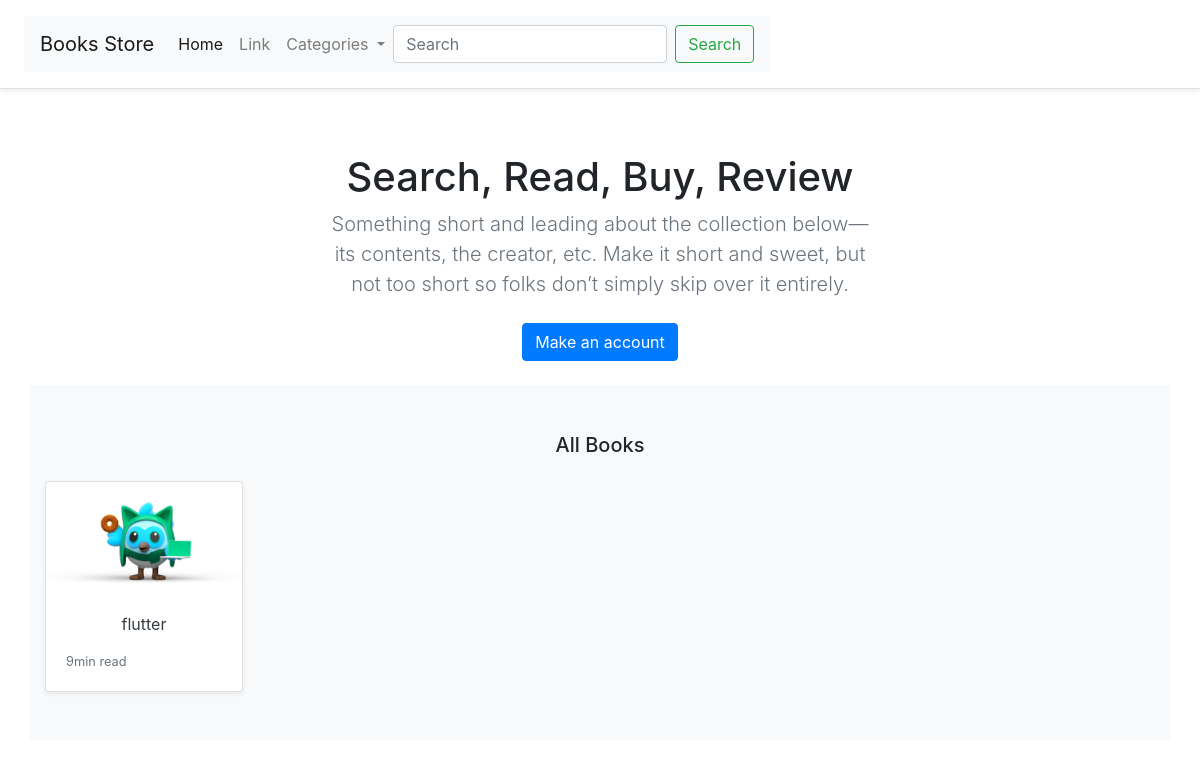
The app's page /, older data.
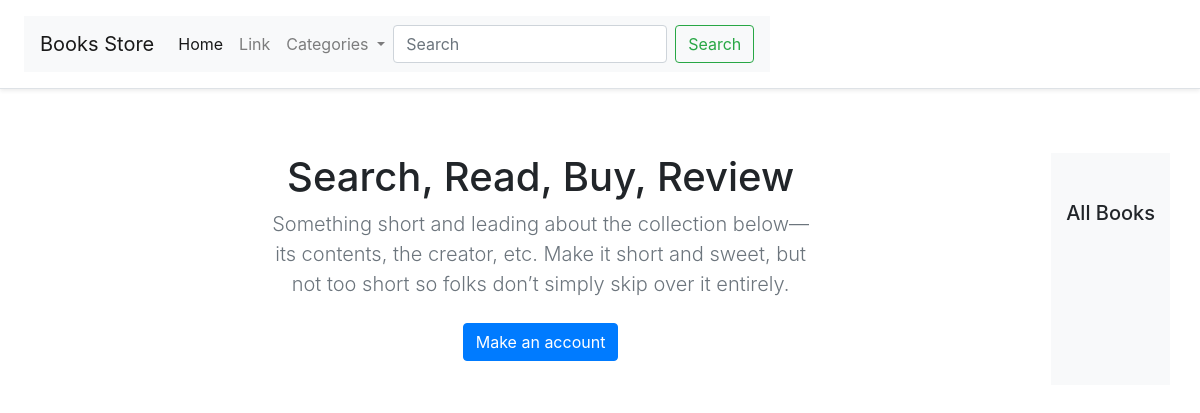
The same page, newer data.
### store/models.py (models this page shows, shortened)
class Product(models.Model):
    category = models.ForeignKey(Category,related_name='product',on_delete=models.CASCADE)
    created_by = models.ForeignKey(User,on_delete=models.CASCADE , related_name="product_creator")
    title = models.CharField(max_length=255 )
    author = models.CharField(max_length=255 , default="admin")
    description = models.TextField(blank=True)
    image = models.ImageField(upload_to='images/')
    slug = models.SlugField(max_length=255 )
    price= models.DecimalField(max_digits=4, decimal_places=2)
    in_stock = models.BooleanField(default=True)
    is_active = models.BooleanField(default=True)
    created = models.DateTimeField(auto_now_add=True)
    updated= models.DateTimeField(auto_now=True)
    class Meta:
        verbose_name_plural = 'products'
        ordering = ['-created']

### store/views.py (the view)
# urls.py: path('', views.all_products , name='all_products'),
def all_products(request):
    product = Product.objects.all()
    return render(request  , 'store/home.html' , {'products' : product})
    print(product)

### store/views.py (called while the page is built)
def categories(request):
    return {
        "categories": Category.objects.all(),
    }

### templates/store/home.html (shortened to what this page needs)
{% extends "./base.html" %} {% load static %} {% block title %} Home {% endblock %} {% block content %}
<section class="py-5 text-center container">
    <div class="row py-lg-3">
        <div class="col-lg-6 col-md-8 mx-auto">
            <h1 class="h1 fw-bold">Search, Read, Buy, Review</h1>
            <p class="lead text-muted">Something short and leading about the collection below—its contents, the creator, etc. Make it short and sweet, but not too short so folks don’t simply skip over it entirely.</p>
            <p>
                <a href="#" class="btn btn-primary my-2">Make an account</a>
            </p>
        </div>
        <div class="album py-5 bg-light">
            <div class="container">
                <div class="pb-3 h5">All Books</div>
                <div class="row row-cols-1 row-cols-sm-2 row-cols-md-5 g-3">
                    {% for product in products %}
                    <div class="col">
                        <div class="card shadow-sm">
                            <img class="img-fluid" alt="Responsive image" src="{{ product.image.url }}">
                            <div class="card-body">
                                <p class="card-text">
                                    <a class="text-dark text-decoration-none" href="{{ product.get_absolute_url }}">{{ product.title }}</a>
                                </p>
                                <div class="d-flex justify-content-between align-items-center">
                                    <small class="text-muted">9min read</small>
                                </div>
                            </div>
                        </div>
                    </div>
                    {% endfor %}
                </div>
</section>
{% endblock %}

Row changes from the older to the newer data that the page shows:
removed Product: image (picture), title "flutter"
